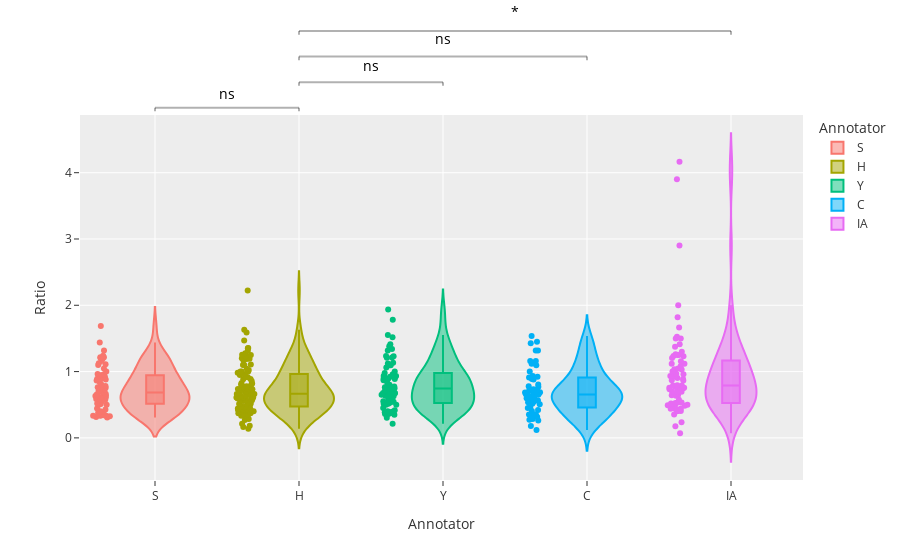

Notebook code cell kept with this figure:
### Code cell
df = pd.read_pickle("properties_with_IA.pkl")
filtered = df[(df.fiber_type == "double")]
filtered = filtered[filtered['ratio'] < 5]
filtered.dropna(inplace=True)

filtered['Ratio'] = filtered['ratio']
filtered['Annotator'] = filtered['annotator']

fig = px.violin(
    filtered,
    y="Ratio",
    x="Annotator",
    box=True,  # draw box plot inside the violin
    points="all",  # can be 'outliers', or False
    color="Annotator",
    template="ggplot2",
)
fig = add_p_value_annotation(fig, [[0,1], [1,2], [1,3], [1, 4]], stats_test=stats.mannwhitneyu)

# Increase top margin to make room for the title
fig.update_layout(margin=dict(t=115))
fig.show()

### Figure 1 — Plotly figure (JSON) as saved in the notebook; plotly's stock layout.template omitted (floating-point values rounded to 4 significant figures)
{"data": [{"alignmentgroup": "True", "box": {"visible": true}, "hovertemplate": "Annotator=%{x}<br>Ratio=%{y}<extra></extra>", "legendgroup": "S", "marker": {"color": "#F8766D"}, "name": "S", "offsetgroup": "S", "orientation": "v", "points": "all", "scalegroup": "True", "showlegend": true, "type": "violin", "x": ["S", "S", "S", "S", "S", "S", "S", "S", "S", "S", "S", "S", "S", "S", "S", "S", "S", "S", "S", "S", "S", "S", "S", "S", "S", "S", "S", "S", "S", "S", "S", "S", "S", "S", "S", "S", "S", "S", "S", "S", "S", "S", "S", "S", "S", "S", "S", "S", "S", "S", "S", "S", "S", "S", "S", "S", "S", "S", "S", "S", "S", "S", "S", "S", "S", "S", "S"], "x0": " ", "xaxis": "x", "y": [0.6667, 0.88, 0.5526, 0.3077, 0.5769, 0.641, 0.4, 0.9474, 0.9643, 0.6957, 0.6, 0.7632, 0.7576, 0.6087, 0.3143, 0.5172, 0.7333, 0.3421, 0.3429, 0.8889, 0.88, 1.111, 0.9429, 0.3333, 1.0, 0.8636, 1.203, 0.4286, 0.6296, 0.4419, 0.5, 0.5814, 0.5, 0.6308, 1.098, 1.216, 1.217, 0.7073, 0.3415, 0.377, 0.3913, 0.9615, 1.125, 0.9167, 0.75, 1.318, 1.158, 1.437, 0.6176, 1.24, 0.3333, 0.5862, 0.8913, 0.5122, 0.5294, 1.194, 0.6, 0.5758, 0.325, 0.7812, 0.3333, 1.687, 0.6842, 0.8378, 0.8, 0.6552, 1.048], "y0": " ", "yaxis": "y"}, {"alignmentgroup": "True", "box": {"visible": true}, "hovertemplate": "Annotator=%{x}<br>Ratio=%{y}<extra></extra>", "legendgroup": "H", "marker": {"color": "#A3A500"}, "name": "H", "offsetgroup": "H", "orientation": "v", "points": "all", "scalegroup": "True", "showlegend": true, "type": "violin", "x": ["H", "H", "H", "H", "H", "H", "H", "H", "H", "H", "H", "H", "H", "H", "H", "H", "H", "H", "H", "H", "H", "H", "H", "H", "H", "H", "H", "H", "H", "H", "H", "H", "H", "H", "H", "H", "H", "H", "H", "H", "H", "H", "H", "H", "H", "H", "H", "H", "H", "H", "H", "H", "H", "H", "H", "H", "H", "H", "H", "H", "H", "H", "H", "H", "H", "H", "H", "H", "H", "H", "H", "H", "H", "H", "H", "H", "H", "H", "H", "H", "H", "H", "H", "H", "H", "H", "H", "H", "H", "H", "H", "H", "H", "H", "H", "H", "H", "H", "H", "H", "H", "H", "H", "H", "H", "H", "H", "H", "H"], "x0": " ", "xaxis": "x", "y": [0.6617, 0.9831, 0.2857, 0.4186, 0.2143, 0.4607, 0.5556, 0.3718, 0.1364, 0.6494, 1.192, 0.5349, 0.7667, 0.6, 0.6957, 0.7273, 0.4062, 0.625, 0.45, 0.7561, 1.0, 0.5111, 0.561, 1.276, 0.4737, 0.6098, 0.5676, 0.1818, 0.6774, 0.6341, 0.5135, 0.6739, 0.4242, 0.7333, 0.5152, 0.4333, 0.4286, 1.25, 0.3529, 0.9143, 0.92, 1.167, 0.9697, 0.3333, 0.3667, 1.0, 0.8571, 1.231, 0.3067, 0.6625, 0.4301, 0.4706, 1.098, 1.312, 1.189, 1.255, 0.3095, 0.4, 0.4783, 1.2, 0.963, 0.7037, 0.8056, 1.0, 1.353, 1.632, 2.222, 1.471, 1.357, 0.6061, 1.042, 0.7714, 0.6667, 0.8261, 0.5652, 0.9474, 1.0, 0.8864, 0.7297, 0.5937, 1.107, 1.1, 0.96, 0.5968, 0.6087, 0.8846, 0.2714, 0.5156, 0.3333, 0.6346, 0.614, 0.4028, 0.4429, 0.3704, 0.4211, 1.588, 0.7368, 0.8205, 1.024, 0.6122, 0.7778, 0.8, 0.7273, 0.1628, 0.7333, 0.6173, 0.9783, 0.56, 0.6667], "y0": " ", "yaxis": "y"}, {"alignmentgroup": "True", "box": {"visible": true}, "hovertemplate": "Annotator=%{x}<br>Ratio=%{y}<extra></extra>", "legendgroup": "Y", "marker": {"color": "#00BF7D"}, "name": "Y", "offsetgroup": "Y", "orientation": "v", "points": "all", "scalegroup": "True", "showlegend": true, "type": "violin", "x": ["Y", "Y", "Y", "Y", "Y", "Y", "Y", "Y", "Y", "Y", "Y", "Y", "Y", "Y", "Y", "Y", "Y", "Y", "Y", "Y", "Y", "Y", "Y", "Y", "Y", "Y", "Y", "Y", "Y", "Y", "Y", "Y", "Y", "Y", "Y", "Y", "Y", "Y", "Y", "Y", "Y", "Y", "Y", "Y", "Y", "Y", "Y", "Y", "Y", "Y", "Y", "Y", "Y", "Y", "Y", "Y", "Y", "Y", "Y", "Y", "Y", "Y", "Y", "Y", "Y", "Y", "Y", "Y", "Y", "Y", "Y", "Y", "Y", "Y"], "x0": " ", "xaxis": "x", "y": [1.061, 0.3778, 0.3617, 0.3034, 0.4494, 0.6753, 0.359, 0.75, 0.6765, 0.697, 0.6087, 1.519, 0.4, 0.6364, 0.775, 0.525, 0.75, 0.3871, 0.3784, 1.235, 0.6207, 0.9167, 0.8929, 0.9167, 0.3793, 0.9231, 0.8696, 0.3662, 0.6292, 0.5, 0.6341, 0.3944, 1.38, 1.0, 1.211, 1.341, 1.782, 0.5513, 0.2128, 0.4167, 0.5455, 1.208, 0.9615, 0.8889, 0.9231, 1.318, 1.412, 0.7187, 1.55, 0.8889, 1.095, 0.8936, 0.7368, 0.5, 1.231, 1.133, 1.12, 0.6515, 0.5441, 0.35, 0.8276, 0.9773, 0.6727, 0.5312, 0.5139, 0.5143, 1.937, 0.8, 0.7647, 0.9318, 0.5484, 0.6962, 0.9348, 1.095], "y0": " ", "yaxis": "y"}, {"alignmentgroup": "True", "box": {"visible": true}, "hovertemplate": "Annotator=%{x}<br>Ratio=%{y}<extra></extra>", "legendgroup": "C", "marker": {"color": "#00B0F6"}, "name": "C", "offsetgroup": "C", "orientation": "v", "points": "all", "scalegroup": "True", "showlegend": true, "type": "violin", "x": ["C", "C", "C", "C", "C", "C", "C", "C", "C", "C", "C", "C", "C", "C", "C", "C", "C", "C", "C", "C", "C", "C", "C", "C", "C", "C", "C", "C", "C", "C", "C", "C", "C", "C", "C", "C", "C", "C", "C", "C", "C", "C", "C", "C", "C", "C", "C", "C", "C", "C", "C", "C", "C", "C", "C", "C", "C", "C"], "x0": " ", "xaxis": "x", "y": [0.8033, 0.3571, 0.2609, 0.3146, 0.1204, 0.6579, 0.6522, 0.7222, 0.7714, 0.5455, 0.8788, 1.536, 0.675, 0.7241, 0.3421, 1.429, 0.3529, 0.6897, 1.125, 1.097, 0.9351, 0.3239, 0.5977, 0.4205, 0.6486, 0.5455, 0.4493, 0.8864, 1.158, 1.318, 0.6829, 0.1807, 0.5926, 0.2727, 0.4068, 0.6, 1.0, 0.9231, 0.6923, 0.9091, 1.118, 1.318, 0.7097, 1.45, 0.9167, 0.7333, 0.6486, 0.6207, 0.5652, 0.5385, 0.3247, 0.5085, 0.5806, 0.5161, 0.2857, 0.4595, 0.7805, 1.158], "y0": " ", "yaxis": "y"}, {"alignmentgroup": "True", "box": {"visible": true}, "hovertemplate": "Annotator=%{x}<br>Ratio=%{y}<extra></extra>", "legendgroup": "IA", "marker": {"color": "#E76BF3"}, "name": "IA", "offsetgroup": "IA", "orientation": "v", "points": "all", "scalegroup": "True", "showlegend": true, "type": "violin", "x": ["IA", "IA", "IA", "IA", "IA", "IA", "IA", "IA", "IA", "IA", "IA", "IA", "IA", "IA", "IA", "IA", "IA", "IA", "IA", "IA", "IA", "IA", "IA", "IA", "IA", "IA", "IA", "IA", "IA", "IA", "IA", "IA", "IA", "IA", "IA", "IA", "IA", "IA", "IA", "IA", "IA", "IA", "IA", "IA", "IA", "IA", "IA", "IA", "IA", "IA", "IA", "IA", "IA", "IA", "IA", "IA", "IA", "IA", "IA", "IA", "IA", "IA", "IA", "IA", "IA", "IA", "IA", "IA", "IA", "IA", "IA", "IA", "IA"], "x0": " ", "xaxis": "x", "y": [0.4048, 0.7917, 1.205, 3.9, 1.034, 1.5, 0.7568, 0.76, 1.5, 0.9333, 0.6341, 0.5278, 1.03, 0.8684, 0.6667, 0.6977, 1.667, 0.7949, 1.235, 0.5, 1.818, 0.5769, 0.9459, 1.083, 0.06818, 0.8889, 0.4857, 1.375, 0.4375, 1.414, 4.167, 0.9231, 1.23, 0.3544, 0.5, 0.439, 0.7321, 0.75, 0.5333, 0.5169, 0.6949, 0.4925, 1.119, 1.263, 2.9, 1.25, 1.25, 1.116, 0.234, 0.4262, 0.4, 2.0, 0.5143, 1.524, 0.9032, 0.8667, 0.7568, 0.6452, 1.3, 0.9667, 0.4429, 0.7917, 0.7656, 0.7037, 1.0, 0.4857, 0.6418, 0.1739, 1.156, 0.4054, 0.5333, 0.9583, 1.045], "y0": " ", "yaxis": "y"}], "layout": {"annotations": [{"font": {"color": "black", "size": 14}, "showarrow": false, "text": "ns", "textangle": 0, "x": 0.5, "xref": "x", "y": 1.091, "yref": "y domain"}, {"font": {"color": "black", "size": 14}, "showarrow": false, "text": "ns", "textangle": 0, "x": 1.5, "xref": "x", "y": 1.166, "yref": "y domain"}, {"font": {"color": "black", "size": 14}, "showarrow": false, "text": "ns", "textangle": 0, "x": 2, "xref": "x", "y": 1.241, "yref": "y domain"}, {"font": {"color": "black", "size": 14}, "showarrow": false, "text": "*", "textangle": 0, "x": 2.5, "xref": "x", "y": 1.316, "yref": "y domain"}], "legend": {"title": {"text": "Annotator"}, "tracegroupgap": 0}, "margin": {"t": 115}, "shapes": [{"line": {"color": "black", "width": 2}, "type": "line", "x0": 0, "x1": 0, "xref": "x", "y0": 1.01, "y1": 1.02, "yref": "y domain"}, {"line": {"color": "black", "width": 2}, "type": "line", "x0": 0, "x1": 1, "xref": "x", "y0": 1.02, "y1": 1.02, "yref": "y domain"}, {"line": {"color": "black", "width": 2}, "type": "line", "x0": 1, "x1": 1, "xref": "x", "y0": 1.01, "y1": 1.02, "yref": "y domain"}, {"line": {"color": "black", "width": 2}, "type": "line", "x0": 1, "x1": 1, "xref": "x", "y0": 1.08, "y1": 1.09, "yref": "y domain"}, {"line": {"color": "black", "width": 2}, "type": "line", "x0": 1, "x1": 2, "xref": "x", "y0": 1.09, "y1": 1.09, "yref": "y domain"}, {"line": {"color": "black", "width": 2}, "type": "line", "x0": 2, "x1": 2, "xref": "x", "y0": 1.08, "y1": 1.09, "yref": "y domain"}, {"line": {"color": "black", "width": 2}, "type": "line", "x0": 1, "x1": 1, "xref": "x", "y0": 1.15, "y1": 1.16, "yref": "y domain"}, {"line": {"color": "black", "width": 2}, "type": "line", "x0": 1, "x1": 3, "xref": "x", "y0": 1.16, "y1": 1.16, "yref": "y domain"}, {"line": {"color": "black", "width": 2}, "type": "line", "x0": 3, "x1": 3, "xref": "x", "y0": 1.15, "y1": 1.16, "yref": "y domain"}, {"line": {"color": "black", "width": 2}, "type": "line", "x0": 1, "x1": 1, "xref": "x", "y0": 1.22, "y1": 1.23, "yref": "y domain"}, {"line": {"color": "black", "width": 2}, "type": "line", "x0": 1, "x1": 4, "xref": "x", "y0": 1.23, "y1": 1.23, "yref": "y domain"}, {"line": {"color": "black", "width": 2}, "type": "line", "x0": 4, "x1": 4, "xref": "x", "y0": 1.22, "y1": 1.23, "yref": "y domain"}], "violinmode": "overlay", "xaxis": {"anchor": "y", "categoryarray": ["S", "H", "Y", "C", "IA"], "categoryorder": "array", "domain": [0, 1], "title": {"text": "Annotator"}}, "yaxis": {"anchor": "x", "domain": [0, 1], "title": {"text": "Ratio"}}}}
